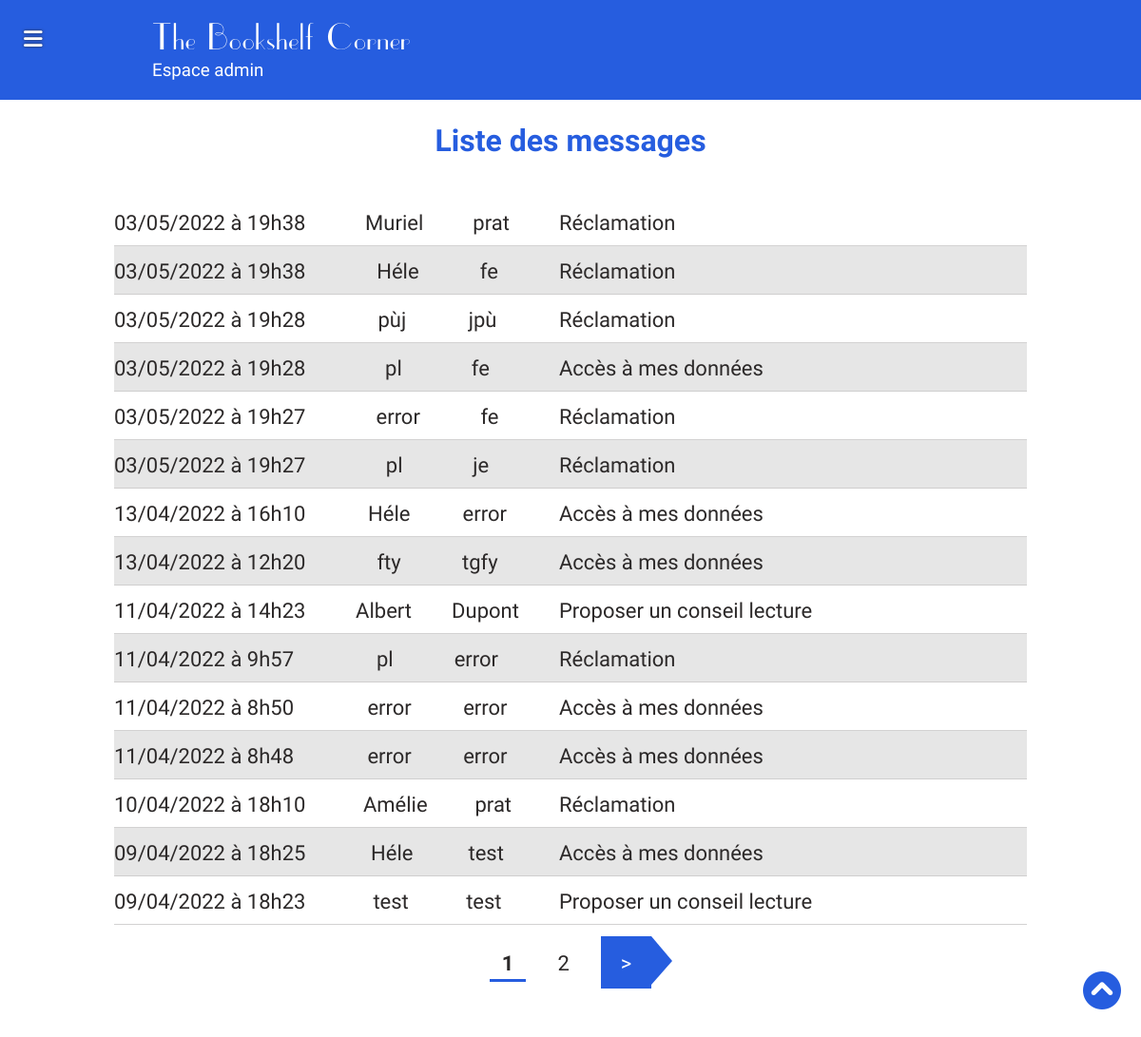
/indexAdmin.php?action=messages (signed in), run on the app's committed database.
### tables this page shows
CREATE TABLE IF NOT EXISTS `website` (
  `id` int(11) NOT NULL AUTO_INCREMENT,
  `logo` varchar(255) NOT NULL,
  `name` varchar(255) NOT NULL,
  PRIMARY KEY (`id`)
);

CREATE TABLE IF NOT EXISTS `messages` (
  `id` int(11) NOT NULL AUTO_INCREMENT,
  `gender` varchar(255) NOT NULL,
  `familyname` varchar(255) NOT NULL,
  `firstname` varchar(255) NOT NULL,
  `send_at` timestamp NOT NULL DEFAULT CURRENT_TIMESTAMP,
  `email` varchar(255) NOT NULL,
  `object` varchar(255) NOT NULL,
  `message` longtext NOT NULL,
  PRIMARY KEY (`id`)
);

### App/Controllers/MsgController.php (called while the page is built, shortened)
<?php
class MsgController extends Controller{
    function allMessages(){
        $pagination = $this->pagination("messages");
        $messages = new \Projet\Models\MsgModel();
        $msg = $messages->allMessagesPagination($pagination);
        $datas['messages'] = $msg->fetchAll();
        $datas['pages'] = $pagination['pages'];
        $datas['currentPage'] = $pagination['currentPage'];
        return $this->validAccess("messages", $datas);
    }
}

### App/Models/BlogModel.php (called while the page is built, shortened)
<?php
class BlogModel extends Manager{
    public function blogInfo($id){
        $bdd = $this->dbConnect();
        $req = $bdd->prepare('SELECT logo, name FROM website WHERE id = ?');
        $req->execute(array($id));
        return $req;
    }
}

### App/Models/MsgModel.php (called while the page is built, shortened)
<?php
class MsgModel extends Manager{
    public function allMessagesPagination($pagination){
        $bdd = $this->dbConnect();
        $req = $bdd->prepare(
            'SELECT id, gender, familyname, firstname, DATE_FORMAT(send_at, "%d/%m/%Y à %kh%i") AS send_at, email, object, message
            FROM messages
            ORDER BY id DESC
            LIMIT :firstItem, :perPage');
        $req->bindValue(':firstItem', $pagination[':firstItem'], $bdd::PARAM_INT);
        $req->bindValue(':perPage', $pagination[':perPage'], $bdd::PARAM_INT);
        $req->execute();
        return $req;
    }
}

### App/Views/admin/messages.php (the view, shortened to what this page needs)
<?php $currentPageTitle = "Tous les messages";
 include_once('./App/Views/admin/layouts/header.php');?>
<section id="all-messages" class="container-lg">
    <h1>Liste des messages</h1>
    <?php
    foreach($datas['messages'] as $msg){
        if(isset($msg['object'])){
        ?>
        <article class="flex">
            <div class="message-info flex justify-between align-items-center">
                <p class="time"><?= $msg['send_at']; ?></p>
                <p><?= $msg['firstname']; ?></p>
                <p><?= $msg['familyname']; ?></p>
                <p class="object"><?= $msg['object']; ?></p>
            </div>
        </article>
        <?php } ; }?>
        <nav>
            <ul id="pagination" class="flex justify-center">
                <?php for($page = 1; $page <= $datas['pages']; $page++): ?>
                    <li class="<?= ($datas['currentPage'] == $page) ? "bold active" : "not-active" ?>">
                        <a class="nb-page" href="indexAdmin.php?action=messages&page=<?= $page ?>"><?= $page ?></a>
                    </li>
                <?php endfor ?>
                    <li class="<?= ($datas['currentPage'] == $datas['pages']) ? "display-none" : "" ?>">
                    <a class="controller next" title="Page suivante" href="indexAdmin.php?action=messages&page=<?= $datas['currentPage'] + 1 ?>">></a>
                </li>
            </ul>
        </nav>
</section>
<?php include_once('./App/Views/admin/layouts/footer.php');?>

### App/Views/admin/layouts/header.php (shortened to what this page needs)
<?php include_once('./App/Views/admin/layouts/head.php');
 ?>
<header>
    <div id="bandeau-admin">
        <div class="container">
            <h2><?= $blog['name']; ?></h2>
            <h3>Espace admin</h3>
        </div>
        <div id="open-menu" class="menu-toggle mobile"><i class="fas fa-bars"></i></div>
    </div>
</header>
<div class="container flex justify-between">
    <main >
    <?php if($_GET['action'] !== "livres" && $_GET['action'] !== "livresview"){;?>
        <div id="back-to-top">
            <a href="#bandeau-admin" title="Retour en haut de la page"><i class="fa-solid fa-circle-chevron-up"></i></a>
        </div>
    <?php } ;?>

### App/Public/Admin/css/style.css (style rules this page uses)
:root { --rouge: #ee5f4f; --dashboard: #265ddf ; --anthracite: rgb(44, 41, 41); }
main { width: 100%; }
p, a, textarea { font-size: 22px; }
* { padding:0; margin:0; color:var(--anthracite); font-family: 'roboto', 'Times New Roman', Times, serif; }
h1, h1 span { text-align: center; margin-bottom: 40px; font-size: 2rem; color: var(--dashboard); }
a { text-decoration: none; }
ul { list-style-type: none; }
.bold { font-weight: bold; }
.flex { display: flex; flex-wrap: wrap; }
.justify-between { justify-content: space-between; }
.justify-center { justify-content: center; }
.align-items-center { align-items: center; }
.container { width: 90%; margin: 0 auto; }
#bandeau-admin { background-color: var(--dashboard); padding: 20px 0; }
#bandeau-admin h2, #bandeau-admin h3 { color: white; font-weight: normal; margin-left: 40px; }
#bandeau-admin h2 { font-size: 2.5rem; letter-spacing: .1rem; font-family:'uppereastsideregular', 'Times New Roman', Times, serif; }
#back-to-top { position: fixed; right: 20px; bottom: 50px; z-index: 999999999; }
#back-to-top i { border: 1px solid white; border-radius: 50px; color: var(--dashboard); background-color: white; font-size: 2.5rem; }
#open-menu { position: absolute; top: 25px; left: 25px; font-size: 1.4rem; z-index: 9999999; }
#open-menu i { color: white; text-shadow: 0px 0px 3px var(--anthracite); }
#pagination { margin-top: 25px; }
#pagination li { margin-left: 10px; margin-right: 10px; }
#pagination a.controller, #all-comments #pagination a.controller { background-color: var(--dashboard); padding: 10px 18px; color: white; border: 3px solid var(--dashboard); position: relative; }
#pagination a.next::after, #all-comments #pagination a.next::after { content: ""; position: absolute; top: -3px; right: -25px; border-top: 26px solid rgba(255, 255, 255, 0); border-bottom: 25px solid rgba(255, 255, 255, 0); border-left: 22px solid var(--dashboard); }
#pagination li, #all-comments #pagination li { padding-bottom: 3px; }
#pagination .active, #all-comments #pagination .active { border-bottom: 3px solid var(--dashboard); }
#pagination li.not-active, #all-comments #pagination li.not-active { display: none; }
#book-cat article, #book-slider article, #all-comments article, #all-messages article, #all-books article { border-bottom: 1px solid rgba(204, 203, 203, 0.856); position: relative; }
#all-comments article:nth-of-type(even), #all-messages article:nth-of-type(even) { background-color: #e6e6e6; }
#comment-modify h1, #one-comments h1, #all-comments h1, #one-comment h1, #one-message h1, #all-messages h1 { margin-top: 20px; }
#all-comments .comment-info .time, #all-messages .message-info .time { width: 212px; }
#all-comments .comment-info, #all-messages .message-info { width: 80%; min-height: 50px; }
#all-comments .comment-info .object, #all-messages .message-info .object { width: 300px; }
@media screen and (min-width:600px) { #pagination li.not-active, #all-comments #pagination li.not-active, #dashboard #all-comments #pagination li.not-active { display: block; } }
@media screen and (min-width:993px) { .container { max-width: 80%; margin: 0 auto; } }
@media screen and (min-width:993px) { #pagination li a.nb-page, #dashboard #all-comments #pagination li a.nb-page { padding: 13px; } }

### data on the page
website: name "The Bookshelf Corner"
messages: send_at "03/05/2022 à 19h38", firstname "Muriel", familyname "prat", object "Réclamation"
messages: send_at "03/05/2022 à 19h38", firstname "Héle", familyname "fe", object "Réclamation"
messages: send_at "03/05/2022 à 19h28", firstname "pùj", familyname "jpù", object "Réclamation"
messages: send_at "03/05/2022 à 19h28", firstname "pl", familyname "fe", object "Accès à mes données"
messages: send_at "03/05/2022 à 19h27", firstname "error", familyname "fe", object "Réclamation"
messages: send_at "03/05/2022 à 19h27", firstname "pl", familyname "je", object "Réclamation"
messages: send_at "13/04/2022 à 16h10", firstname "Héle", familyname "error", object "Accès à mes données"
messages: send_at "13/04/2022 à 12h20", firstname "fty", familyname "tgfy", object "Accès à mes données"
messages: send_at "11/04/2022 à 14h23", firstname "Albert", familyname "Dupont", object "Proposer un conseil lecture"
messages: send_at "11/04/2022 à 9h57", firstname "pl", familyname "error", object "Réclamation"
messages: send_at "11/04/2022 à 8h50", firstname "error", familyname "error", object "Accès à mes données"
messages: send_at "11/04/2022 à 8h48", firstname "error", familyname "error", object "Accès à mes données"
messages: send_at "10/04/2022 à 18h10", firstname "Amélie", familyname "prat", object "Réclamation"
messages: send_at "09/04/2022 à 18h25", firstname "Héle", familyname "test", object "Accès à mes données"
messages: send_at "09/04/2022 à 18h23", firstname "test", familyname "test", object "Proposer un conseil lecture"
